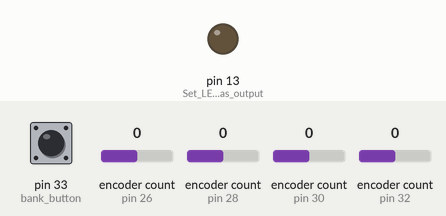
Recording of a sketch running on a simulated Teensy 4. Parts: output pins drawn as LEDs (lit = HIGH). Dashed ring = blinking. The inputs (shaded band) are chosen by the test bench; at power-on: pin 33 (bank_button) HIGH, encoder count (sensors on pin 26, pin 28, pin 30, pin 32) 0.

Above: at 1.2 s.
1.3 s: pin 33 (bank_button) pulled LOW for 0.15 s
At 1.55 s:
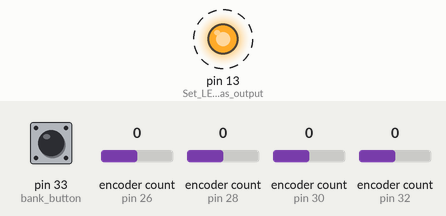
Timing chart, 0 to 4.3 s (numbered marks = the images above; inputs shaded):
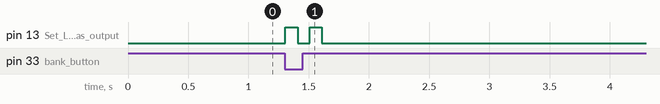

The sketch:

4_Encoders.ino
```cpp
#include <Bounce2.h> // Bounce library for the button
#include <Encoder.h>

const byte number_of_banks = 4; // Constants for banks and encoders
const byte number_of_encs = 4;

int current_value[16]; // Arrays for previous and current values
int previous_value[16];

byte current_bank = 0; // Variable for current bank

Encoder enc1(26, 25); // Create four encoders attached to pins 25 - 32
Encoder enc2(28, 27);
Encoder enc3(30, 29);
Encoder enc4(32, 31);

Bounce bank_button = Bounce(); // Create button object

void setup() {
  pinMode(13, OUTPUT); // Set LED as output

  pinMode(33, INPUT_PULLUP); // Set button pin as input

  bank_button.attach(33); // Attach digital pin to bounce object
  bank_button.interval(5); // Set interval of bounce object
}

void loop() {
  bank_button.update(); // Update button / read button state

  if (bank_button.fell() == true) { // If button is pressed, then update the bank selection
    current_bank = current_bank + 1;
    if (current_bank >= number_of_banks) {
      current_bank = 0;
    }

    for (int i = 0; i < (current_bank + 1); i ++) {
      digitalWrite(13, HIGH);
      delay(100);
      digitalWrite(13, LOW);
      delay(100);
    }

    enc1.write(previous_value[(current_bank * number_of_encs) + 0]); // Retrieve current values and write to encs
    enc2.write(previous_value[(current_bank * number_of_encs) + 1]);
    enc3.write(previous_value[(current_bank * number_of_encs) + 2]);
    enc4.write(previous_value[(current_bank * number_of_encs) + 3]);
  }

  current_value[(number_of_encs * current_bank) + 0] = enc1.read(); // Read encs into current values
  current_value[(number_of_encs * current_bank) + 1] = enc2.read();
  current_value[(number_of_encs * current_bank) + 2] = enc3.read();
  current_value[(number_of_encs * current_bank) + 3] = enc4.read();


  if (current_value[(number_of_encs * current_bank) + 0] < 0) { // Constrain all four encs to 0 - 127...
    current_value[(number_of_encs * current_bank) + 0] = 0;
    enc1.write(0);
  }

  else if (current_value[(number_of_encs * current_bank) + 0] > 127) {
    current_value[(number_of_encs * current_bank + 0)] = 127;
    enc1.write(127);
  }

  if (current_value[(number_of_encs * current_bank) + 1] < 0) {
    current_value[(number_of_encs * current_bank) + 1] = 0;
    enc2.write(0);
  }

  else if (current_value[(number_of_encs * current_bank) + 1] > 127) {
    current_value[(number_of_encs * current_bank) + 1] = 127;
    enc2.write(127);
  }

  if (current_value[(number_of_encs * current_bank) + 2] < 0) {
    current_value[(number_of_encs * current_bank) + 2] = 0;
    enc3.write(0);
  }

  else if (current_value[(number_of_encs * current_bank) + 2] > 127) {
    current_value[(number_of_encs * current_bank) + 2] = 127;
    enc3.write(127);
  }

  if (current_value[(number_of_encs * current_bank) + 3] < 0) {
    current_value[(number_of_encs * current_bank) + 3] = 0;
    enc4.write(0);
  }

  else if (current_value[(number_of_encs * current_bank) + 3] > 127) {
    current_value[(number_of_encs * current_bank) + 3] = 127;
    enc4.write(127);
  }

  for (int i = 0; i < number_of_encs; i ++) { // Compare previous to current readings, and send MIDI data if changed, take into consideration different banks
    if (current_value[(number_of_encs * current_bank) + i] != previous_value[(number_of_encs * current_bank) + i]) {
      previous_value[(number_of_encs * current_bank) + i] = current_value[(number_of_encs * current_bank) + i];
      usbMIDI.sendControlChange(1 + (number_of_encs * current_bank) + i, current_value[(number_of_encs * current_bank) + i], 1);
    }
  }

}
```

Measured:
- after the input at 1.3 s, pin 13 (Set_LED_as_output): alternates HIGH for 0.10 s and LOW for 0.10 s, 4 changes in all, then stays LOW, starting at once
